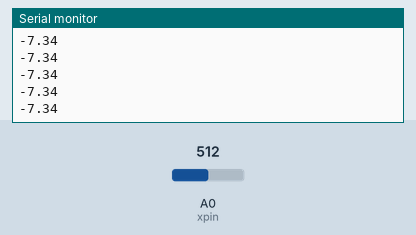
Bench run of a sketch on a simulated Arduino Uno, built with avr-gcc and run on an emulated ATmega328P. Shown: the last lines printed to the serial monitor. Inputs (shaded band) come from the test bench; at power-on: A0 (xpin) = 512.

Above: at 1.2 s.
1.3 s: A0 (xpin) set to 716
At 2.2 s:
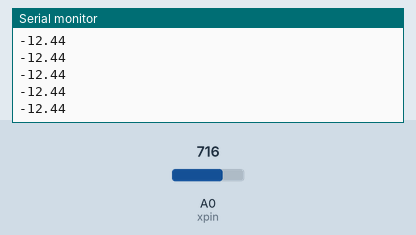
2.8 s: A0 (xpin) set to 900
At 3.9 s:
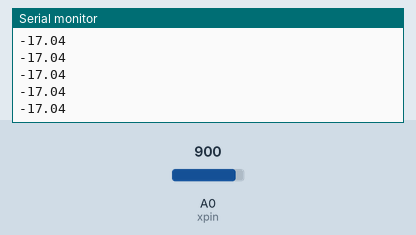
Timing chart, 0 to 5.8 s (numbered marks = the images above; inputs shaded):
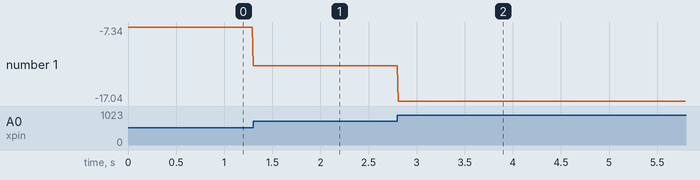

Measured:
- after the input at 1.3 s, the serial monitor: prints a new line at once (image 1)
- after the input at 2.8 s, the serial monitor: prints a new line at once (image 2)
- plotted number 1: -7.34 → -12.44 after the input at 1.3 s, -12.44 → -17 after the input at 2.8 s

The sketch:

acquisition.ino
```cpp
// acquisition.ino
// Lecture de l'axe X de l'accéléromètre et conversion en g

const int xpin = A0;    // entrée analogique
int xvalue;

void setup() {
  Serial.begin(9600);
}

void loop() {
  // lire la valeur brute
  xvalue = analogRead(xpin);

  // ramener la valeur brute calibrée (267–347) en [-300 ; +300]
  int x = map(xvalue, 267, 347, -300, 300);

  // convertir en g et recentrer verticalement
  float xg = ((float)x / (-300.00)) - 2.22;

  // envoyer en série
  Serial.println(xg);

  // pause 10 ms entre deux mesures
  delay(10);
}
```
